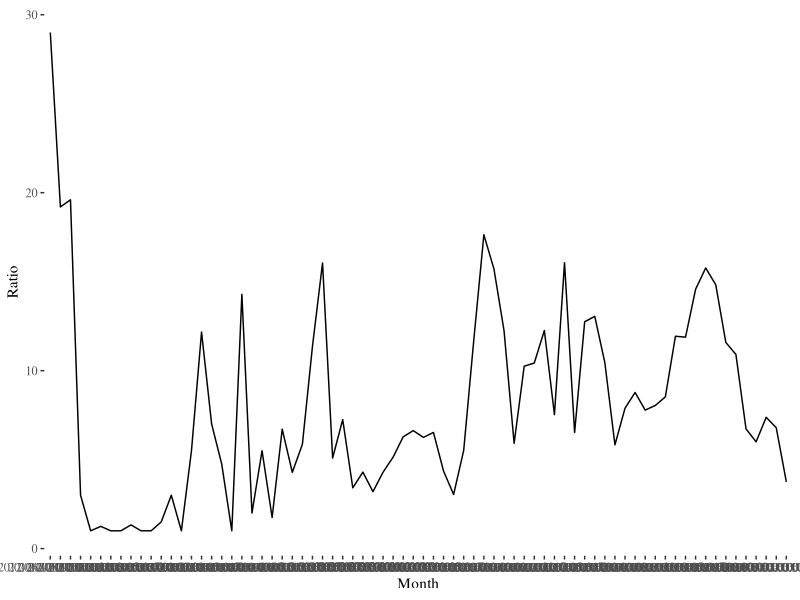
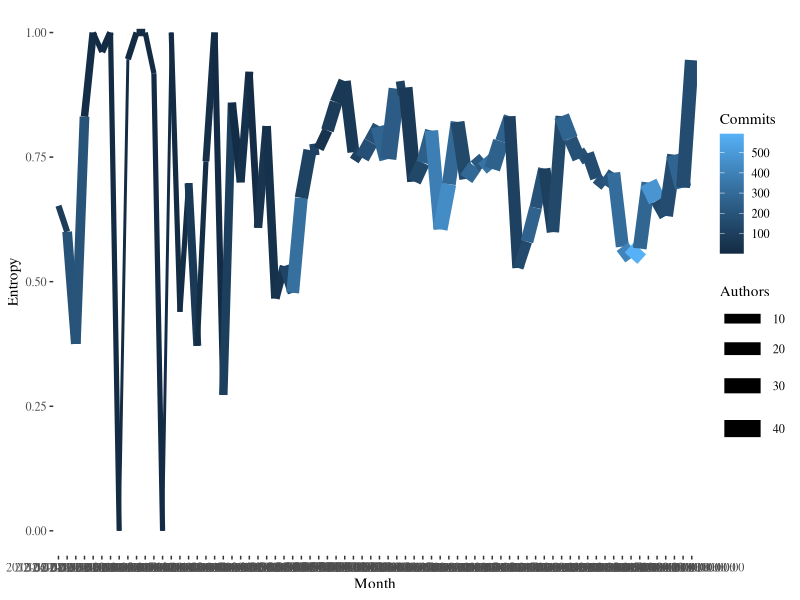
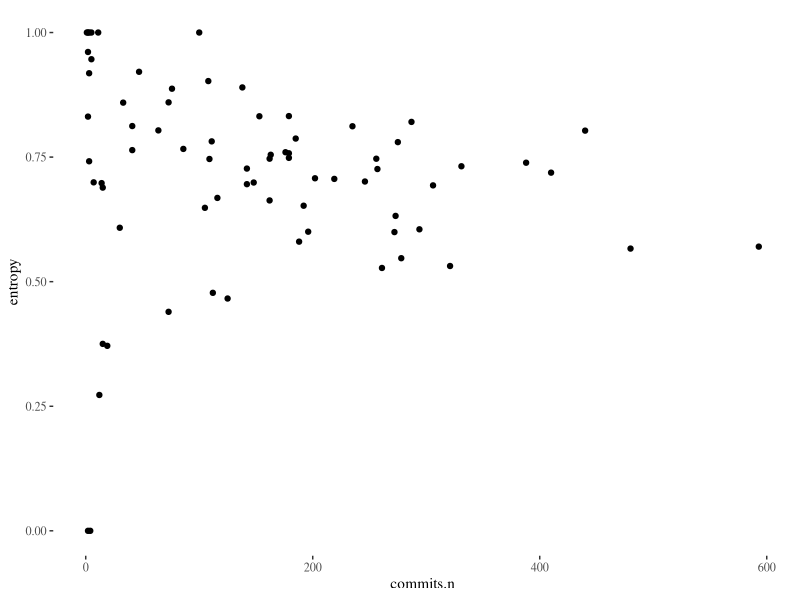
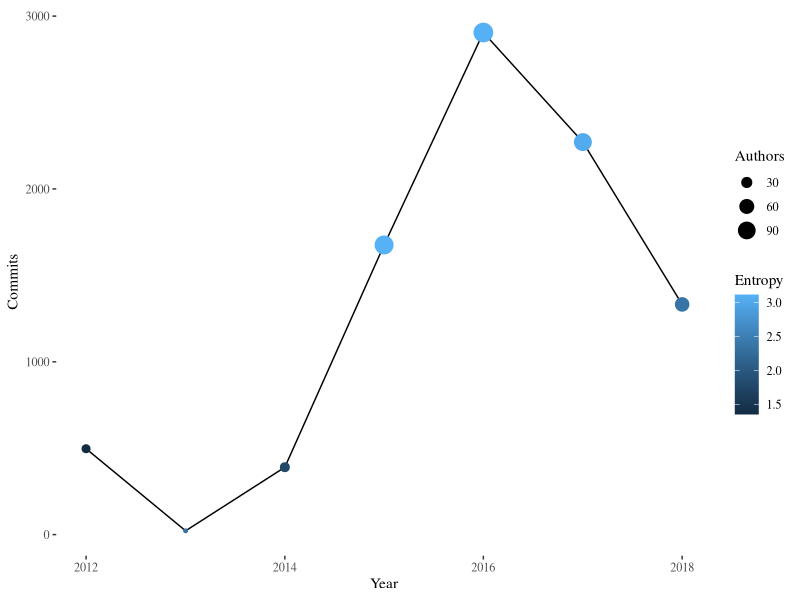
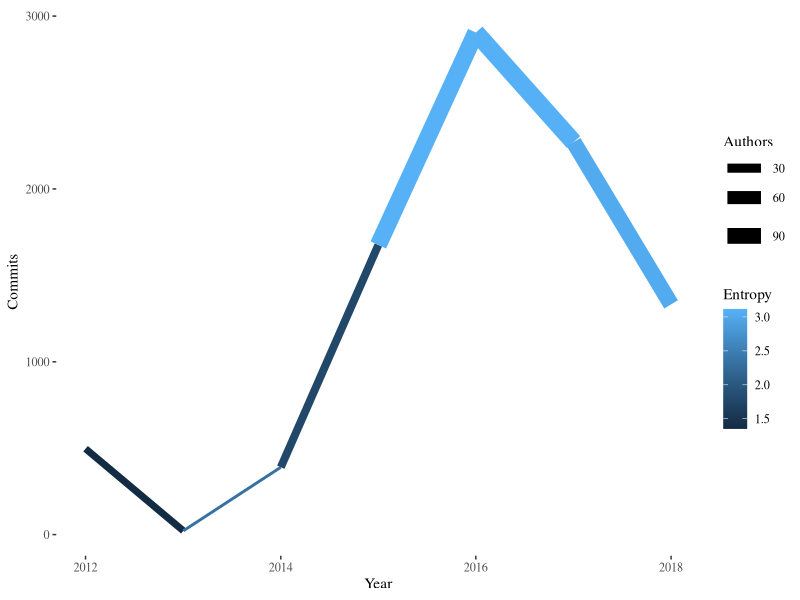
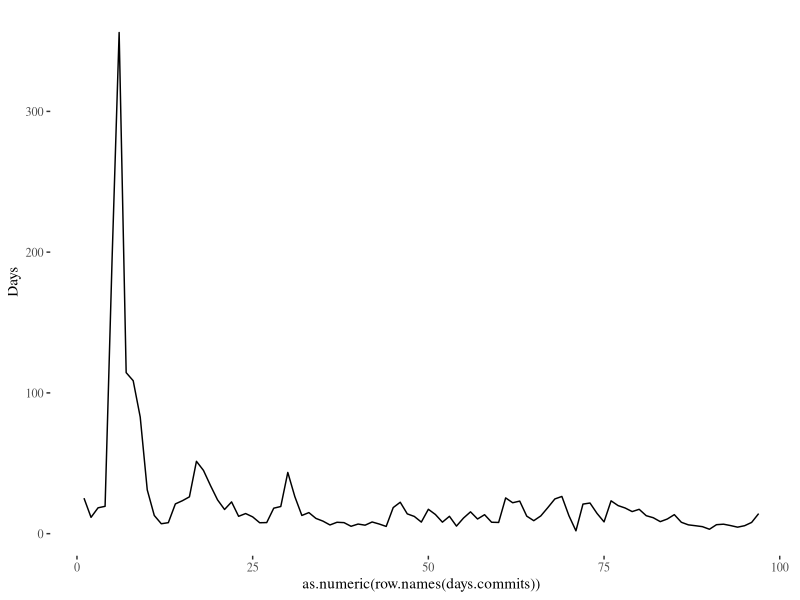
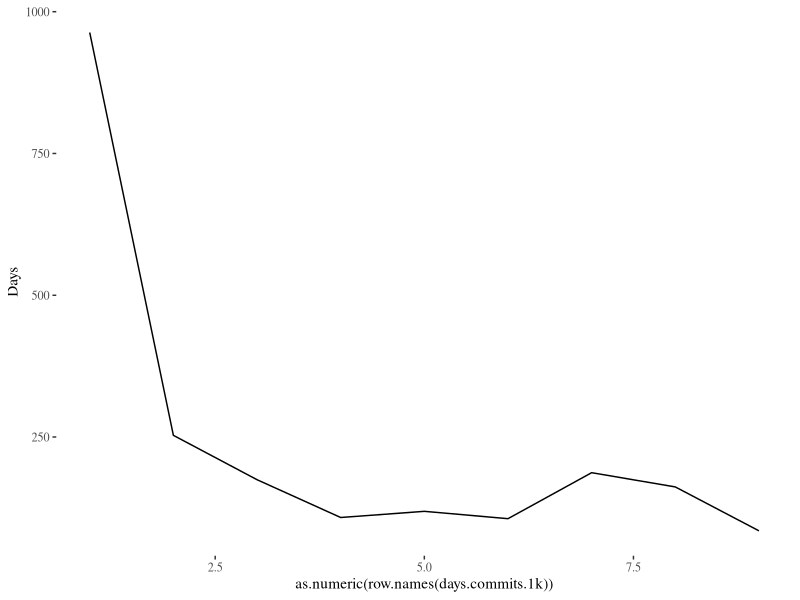

The R script that drew these images, in order:
library(ggplot2)
library(ggthemes)

# Probably obsolete.
commits.t <- read.csv("../data/commits.csv")

commits.t$Ratio <- commits.t$Commits / commits.t$Author
ggplot(commits.t, aes(x=Month,y=Ratio,group=1))+geom_line()+theme_tufte()
ggplot(commits.t, aes(x=Month,y=Entropy,color=Commits,size=Authors,group=1))+geom_line()+theme_tufte()
commits.t$MonthN <- c(commits.t$Commits[2:length(commits.t$Month)],0)
correlation <-
    data.frame(entropy=commits.t$Entropy[1:(length(commits.t$Entropy)-1)],
               commits.n=commits.t$MonthN[1:(length(commits.t$MonthN)-1)])
ggplot(correlation, aes(x=commits.n,y=entropy))+geom_point()+theme_tufte()

                                                    
commits.y <- read.csv("../data/commits-year.csv")
commits.y$Year <- as.Date(commits.y$Year)
ggplot(commits.y, aes(x=Year,y=Commits))+geom_line()+geom_point(aes(size=Authors,color=Entropy))+theme_tufte()
ggplot(commits.y, aes(x=Year,y=Commits,color=Entropy,size=Authors))+geom_line()+theme_tufte()

days.commits <- read.csv("../data/100commit-interval.csv")
ggplot(days.commits, aes(x=as.numeric(row.names(days.commits)),y=Days,group=1))+geom_line()+theme_tufte()

days.commits.1k <- read.csv("../data/1kcommit-interval.csv")
ggplot(days.commits.1k, aes(x=as.numeric(row.names(days.commits.1k)),y=Days,group=1))+geom_line()+theme_tufte()
